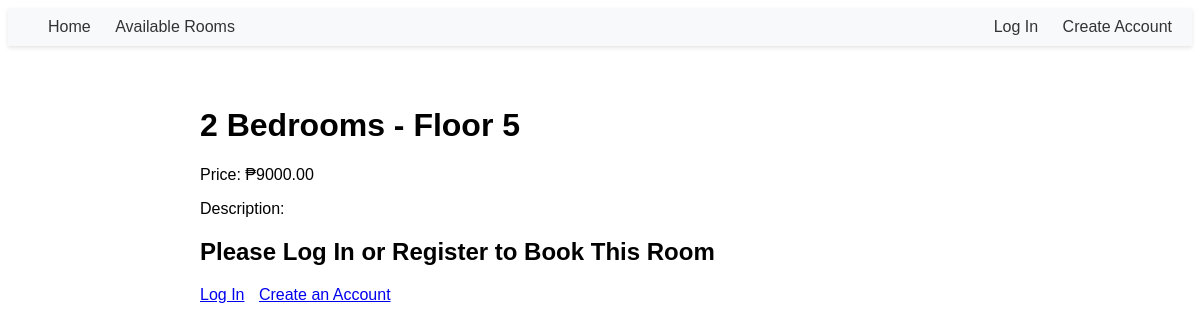
/room/20/, run on the app's committed database.
### reservations/models.py (models this page shows, shortened)
class Room(models.Model):
    ROOM_TYPES = (
        ('studio', 'Studio'),
        ('1-bed', '1 Bedroom'),
        ('2-bed', '2 Bedrooms'),
    )
    type = models.CharField(max_length=20, choices=ROOM_TYPES)
    floor = models.IntegerField()
    unit = models.CharField(max_length=10)  # Combined unit max_length for consistency
    price = models.DecimalField(max_digits=10, decimal_places=2)
    is_booked = models.BooleanField(default=False)
    images = models.JSONField(default=list)  # Storing images as JSON

### reservations/views.py (the view)
# urls.py: path('room/<int:room_id>/', views.room_detail, name='room_detail'),
def room_detail(request, room_id):
    room = get_object_or_404(Room, id=room_id)
    start_date = request.GET.get('start_date')
    end_date = request.GET.get('end_date')
    total_price = 0
    if start_date and end_date:
        start_date = datetime.strptime(start_date, '%Y-%m-%d').date()
        end_date = datetime.strptime(end_date, '%Y-%m-%d').date()
        nights = (end_date - start_date).days
        total_price = room.price * nights if nights > 0 else 0
    return render(request, 'reservations/room_detail.html', {
        'room': room,
        'total_price': total_price,
        'start_date': start_date,
        'end_date': end_date,
    })

### reservations/templates/reservations/room_detail.html (shortened to what this page needs)
<!DOCTYPE html>
<html>
<head>
</head>
<body>
    <div class="navbar">
        <div>
            <a href="{% url 'home' %}">Home</a>
            <a href="{% url 'room_availability' %}">Available Rooms</a>
        </div>
        <div>
            {% if user.is_authenticated %}
                <form action="{% url 'logout' %}" method="post" style="display: inline;">
                    {% csrf_token %}
                    <button type="submit" class="logout-button">Log Out</button>
                </form>
            {% else %}
                <a href="{% url 'login' %}">Log In</a>
                <a href="{% url 'register' %}">Create Account</a>
            {% endif %}
        </div>
    </div>
    <div class="container">
        <h1>{{ room.get_type_display }} - Floor {{ room.floor }}</h1>
        <p>Price: ₱{{ room.price }}</p>
        <p>Description: {{ room.description }}</p>
        {% if user.is_authenticated %}
            <h2>Reserve This Room</h2>
            <form action="{% url 'reserve_room' room.id %}" method="post" class="reservation-form">
                {% csrf_token %}
                <label for="start_date">Start Date:</label>
                <input type="date" name="start_date" id="start_date" required>
                <label for="end_date">End Date:</label>
                <input type="date" name="end_date" id="end_date" required>
                <button type="submit">Reserve</button>
            </form>
            {% if error %}
                <p style="color: red;">{{ error }}</p>
            {% endif %}
        {% else %}
            <h2>Please Log In or Register to Book This Room</h2>
            <div class="auth-links">
                <a href="{% url 'login' %}">Log In</a>
                <a href="{% url 'register' %}">Create an Account</a>
            </div>
        {% endif %}
    </div>
</body>
</html>

### reservations/templates/reservations/room_detail.html (style rules this page uses)
body { font-family: Arial, sans-serif; }
.navbar { display: flex; justify-content: space-between; align-items: center; background-color: #f8f9fa; padding: 10px 20px; box-shadow: 0 2px 4px rgba(0, 0, 0, 0.1); margin-bottom: 20px; }
.navbar a { text-decoration: none; color: #333; margin-left: 20px; }
.container { max-width: 800px; margin: 0 auto; padding: 20px; }
.auth-links { margin-top: 20px; }
.auth-links a { margin-right: 10px; }

### data on the page
Room: type "2 Bedrooms", floor "5", price "9000.00"
